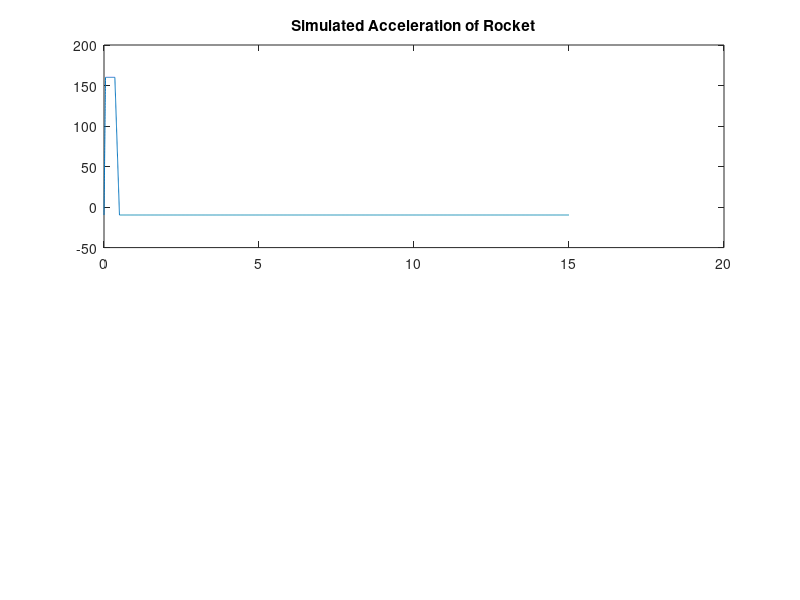
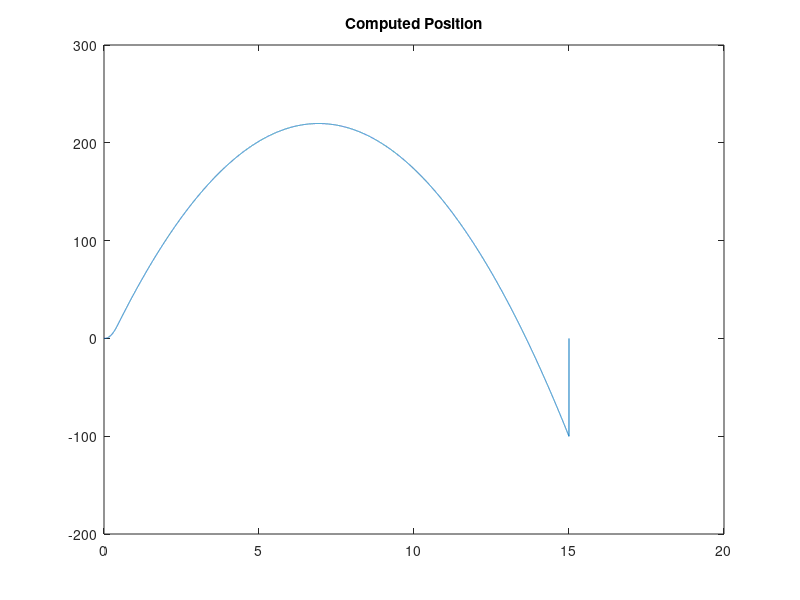
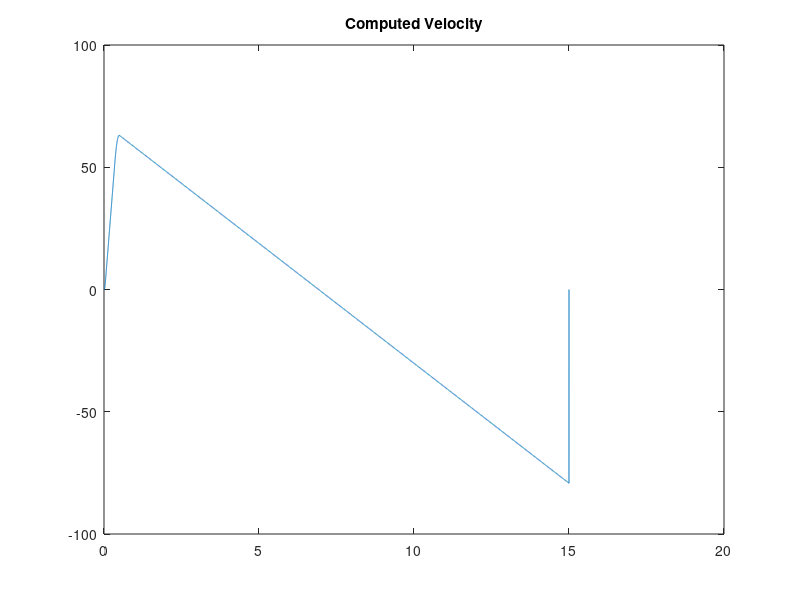
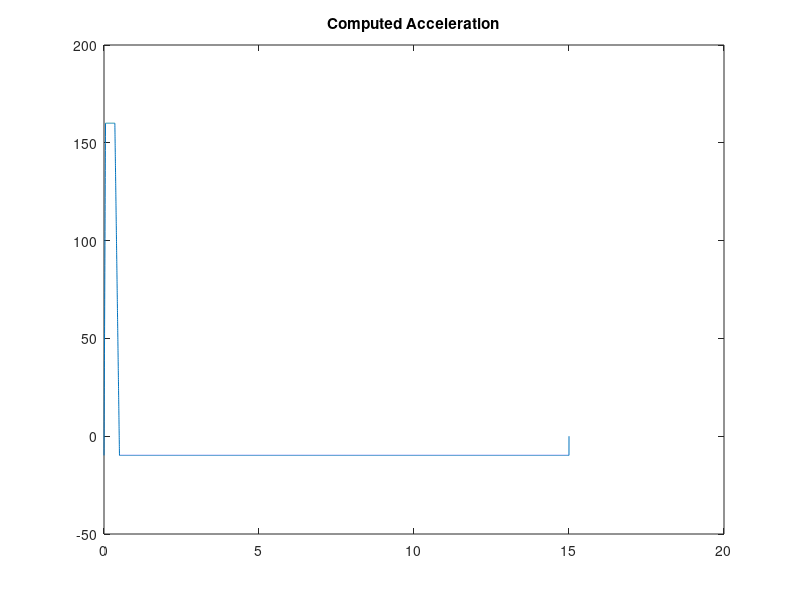

These figures' MATLAB source, in order:
%--------------------------------------------------------------------------
% Title:            Kalman Filtering
% Description:      Create noisy data and filter it
% Author:           Harley McPhee
% Auditor:          Shawn Bulger
%--------------------------------------------------------------------------

%--------------------------------------------------------------------------
% Close existing figures
%--------------------------------------------------------------------------
close all; 

%--------------------------------------------------------------------------
% 
% Define Physics
%
%--------------------------------------------------------------------------
g = -9.81; % Acceleration due to gravity

%--------------------------------------------------------------------------
% 
% Define globals
%
%--------------------------------------------------------------------------
dt = 10^-3; % Time steps of 1ms

%--------------------------------------------------------------------------
% 
% Default parameters that match conditions of measured rocket data
% 
%--------------------------------------------------------------------------
t_length = 15;
t_accmax = 0.05;
hold_a_max = 0.35;
t_g = 0.5;
a_peak = 160;

%--------------------------------------------------------------------------
% Create and initialize vectors (time, acceleration, )
%--------------------------------------------------------------------------
t = linspace(0,t_length,t_length*(1/dt)); % Create Time vector
Acc_t = zeros(1,length(t)); % Initialize Acceleration vector
Acc_t(1:round(t_accmax*(dt^-1))) = ... % Linear rise to peak acceleration
linspace(g,a_peak,round(t_accmax*(dt^-1)));
Acc_t(round(t_accmax*(dt^-1))+1:round(hold_a_max*(dt^-1))) = a_peak;

%--------------------------------------------------------------------------
% Hold peak acceleration for set amount of time
%--------------------------------------------------------------------------
Acc_t(round(hold_a_max*(dt^-1))+1:round(t_g*(dt^-1)))=...
linspace(a_peak,g,round((t_g-hold_a_max)*(dt^-1))); % Linear decay to g

%--------------------------------------------------------------------------
% Hold acceleration of g for remainder of flight
%--------------------------------------------------------------------------
Acc_t(round(t_g*(dt^-1))+1:end) = g; 

figure;
subplot(2,1,1)
plot(t,Acc_t) % Show plot of simulated acceleration
title('Simulated Acceleration of Rocket')
state_vecs = zeros(3,length(t)); % Initialize matrix for position,

%--------------------------------------------------------------------------
% velocity and acceleration states
%--------------------------------------------------------------------------
trans_mat = [1 dt (1/2)*(dt^2); 0 1 dt; 0 0 1]; % Initialize state

%--------------------------------------------------------------------------
% derivation matrix
%--------------------------------------------------------------------------
prv_states = zeros(3,length(t)); % Matrix for previous states
prv_states(3,:) = Acc_t; % Set acceleration vector in previous states

for i=1:length(t)-1
    state_vecs(1,i) = trans_mat(1,:)*prv_states(:,i); % Derive position
    state_vecs(2,i) = trans_mat(2,:)*prv_states(:,i); % Derive velocity
    state_vecs(3,i) = trans_mat(3,:)*prv_states(:,i); % Derive acceleration
    prv_states(1,i+1) = state_vecs(1,i); % Use current states to derive
    % future values
    prv_states(2,i+1) = state_vecs(2,i);
end

s_comp = state_vecs(1,:); % Position vector
v_comp = state_vecs(2,:); % Velocity vector
a_comp = state_vecs(3,:); % Acceleration vector

%--------------------------------------------------------------------------
%
% Plotting
%
%--------------------------------------------------------------------------
figure;
plot(t,s_comp) % Show plot of computed position
title('Computed Position')
figure;
plot(t,v_comp) % Show plot of computed velocity
title('Computed Velocity')
figure;
plot(t,a_comp) % Show plot of computed acceleration
title('Computed Acceleration')

%--------------------------------------------------------------------------
% 
% Determine and display actual apogee
% 
%--------------------------------------------------------------------------
[apogee,t_index] = max(s_comp); 
disp('Actual Apogee occurs at t =')
disp(t(t_index))

% Position corrupted with Gaussian noise with standard deviation = 5.985
s_n = state_vecs(1,:)+(5.985.*randn(1,length(t)));

% Velocity corrupted with Gaussian noise with standard deviation = 2
v_n = state_vecs(2,:)+(2.*randn(1,length(t)));

% Position corrupted with Gaussian noise with standard deviation = 0.0346
a_n = state_vecs(3,:)+(0.0346.*randn(1,length(t)));

figure;
plot(t,s_n) % Plot noisy position
title('Noisy Position')
plot(t,v_n) % Plot noisy velocity
title('Noisy Velocity')

figure;
plot(t,a_n) % Plot noisy acceleration
title('Noisy Acceleration')

%--------------------------------------------------------------------------
% Quantization
%--------------------------------------------------------------------------
% Time Quantized to 0.05 seconds
% Amplitude quantization is 3 meters
%--------------------------------------------------------------------------
t_q = t(1:50:end);
s_n_q = floor(s_n(1,1:50:end)./3).*3;
v_n_q = floor(v_n(1,1:50:end)./3).*3;
a_n_q = floor(a_n(1,1:50:end)./3).*3;

figure;
plot(t_q,s_n_q) % Plot noisy and quantized position
title('Noisy and Quantized Position')
figure;
plot(t_q,v_n_q) % Plot noisy and quantized velocity
title('Noisy and Quantized Velocity')
figure;
plot(t_q,a_n_q) % Plot noisy and quantized acceleration
title('Noisy and Quantized Acceleration')

H = [1 0 0; 0 0 1]; % maps x (state variables) to z (sensor data)
R = [35.8229 0; 0 .0012]; % measurement noise covariance
Q = [0 0 0; 0 0 0; 0 0 1]; % process noise covariance matrix
T = .05; % time step
A = [1 T 1/2 * T^2; 0 1 T; 0 0 1]; % maps previous state to next state

% these three equations recursively define k (matrix of kalman gains)
% and P (error covariance matrix)
P = eye(3); % initial guess for p
for i = 1:20
    K = P*H'/(H*P*H' + R); % Kalman gains
    P = (eye(3) - K *H)*P;
    P = A*P*A' + Q;
end

display(K)
display(H)
display(P)

t = .05:.05:15;
estimate = zeros(3,length(t));
estimate(:,1) = [s_n_q(1); 0; a_n_q(1)];

for i = 2:length(t)
    estimate(:,i) = A*estimate(:,i-1);
    estimate(:,i) = estimate(:,i) + K*([s_n_q(i);a_n_q(i)] - H *estimate(:,i));
end

%--------------------------------------------------------------------------
% END
%--------------------------------------------------------------------------